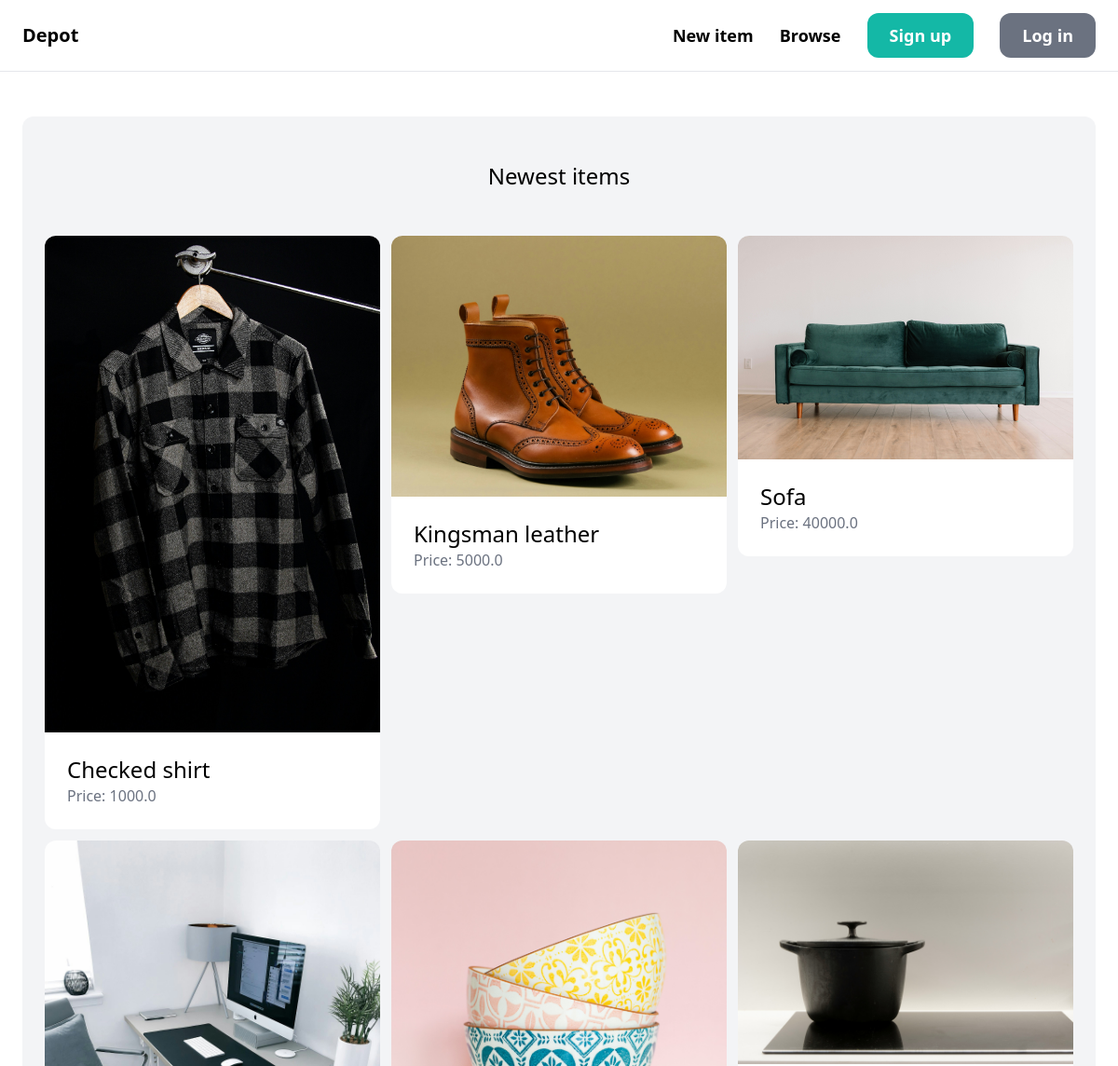
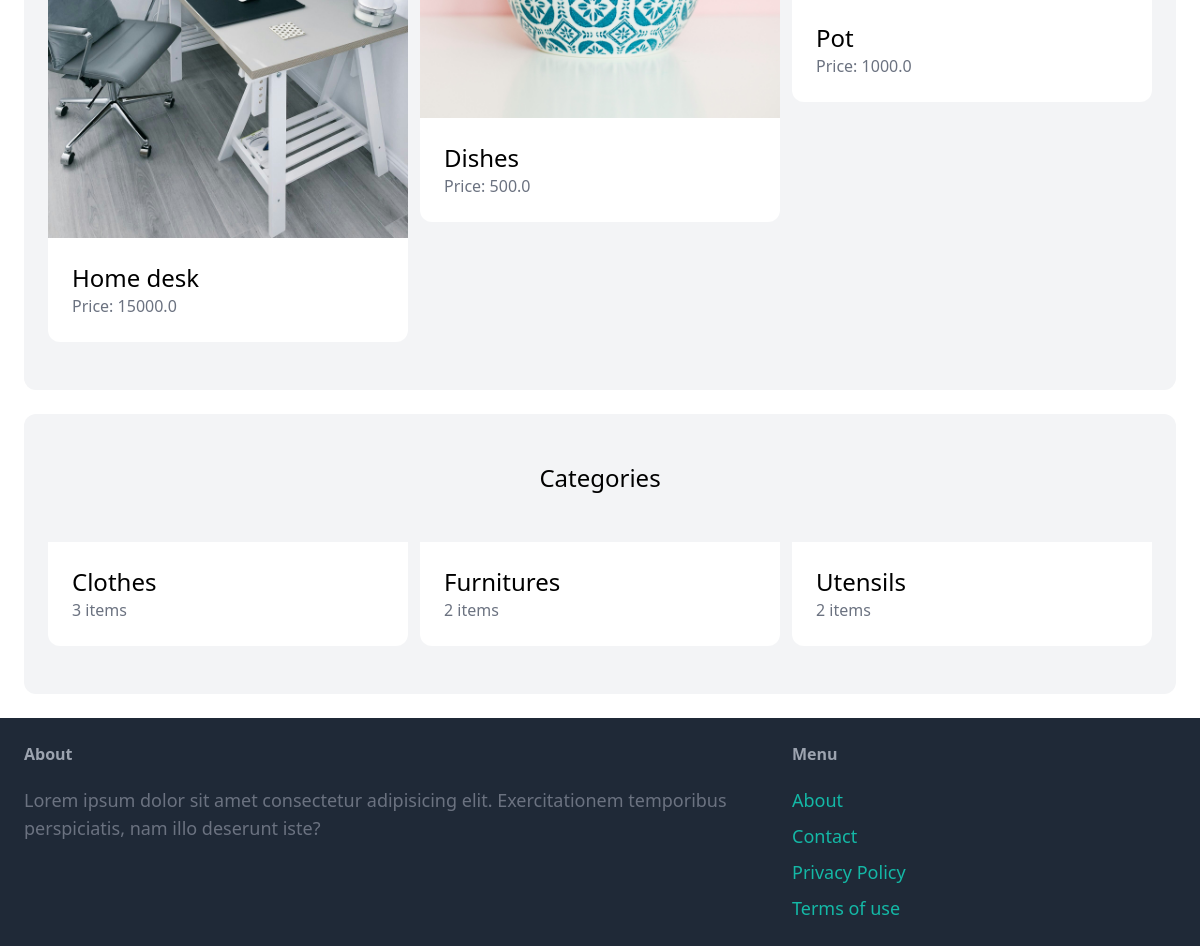
The page / on the database its author committed (2 pictures, top to bottom).
### item/models.py (models this page shows, shortened)
class Item(models.Model):
    category = models.ForeignKey(Category, related_name='items', on_delete=models.CASCADE)
    name = models.CharField(max_length=255)
    description = models.TextField(blank=True, null=True)
    image = models.ImageField(upload_to='item_images', blank=True, null=True)
    price = models.FloatField()
    is_sold = models.BooleanField(default=False)
    created_by = models.ForeignKey(User, related_name='items', on_delete=models.CASCADE)
    created_at = models.DateTimeField(auto_now_add=True)

class Category(models.Model):
    name = models.CharField(max_length=255)
    class Meta:
        ordering = ('name',)
        verbose_name_plural = "Categories"

### core/views.py (the view)
# urls.py: path('', views.index, name='index'),
def index(request):
  items = Item.objects.filter(is_sold=False)[0:6]
  categories = Category.objects.all()
  return render(request, 'core/index.html', {
    'categories': categories,
    'items': items,
  })

### core/templates/core/index.html (shortened to what this page needs)
{% extends 'core/base.html' %}
{% block content %}
  <div class="mt-6 px-6 py-12 bg-gray-100 rounded-xl">
    <h2 class="mb-12 text-2xl text-center">Newest items</h2>
    <div class="grid grid-cols-3 gap-3">
      {% for item in items%}
        <div>
          <a href="{% url 'item:detail' item.id %}">
            <div>
              <img src="{{ item.image.url }}" class="rounded-t-xl">
            </div>
            <div class="p-6 bg-white rounded-b-xl">
              <h2 class="text-2xl">{{ item.name }}</h2>
              <p class="text-gray-500">Price: {{ item.price }}</p>
            </div>
          </a>
        </div>
      {% endfor %}
    </div>
  </div>
  <div class="mt-6 px-6 py-12 bg-gray-100 rounded-xl">
    <h2 class="mb-12 text-2xl text-center">Categories</h2>
    <div class="grid grid-cols-3 gap-3">
      {% for category in categories %}
      <div>
        <a href="">
          <div class="p-6 bg-white rounded-b-xl">
            <h2 class="text-2xl">{{ category.name }}</h2>
            <p class="text-gray-500">{{ category.items.count }} items</p>
          </div>
        </a>
      </div>
      {% endfor %}
    </div>
  </div>
{% endblock %}

### rows shown on the page
Item: image (picture), name "Checked shirt", price "1000.0"
Item: image (picture), name "Kingsman leather", price "5000.0"
Item: image (picture), name "Sofa", price "40000.0"
Item: image (picture), name "Home desk", price "15000.0"
Item: image (picture), name "Dishes", price "500.0"
Item: image (picture), name "Pot", price "1000.0"
Category: name "Clothes", items.count "3"
Category: name "Furnitures", items.count "2"
Category: name "Utensils", items.count "2"
